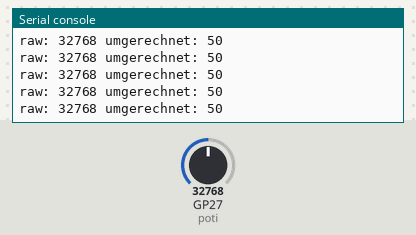
This program was run on a simulated Raspberry Pi Pico running CircuitPython. Parts: the last lines printed to the serial console. The inputs (shaded band) are chosen by the test bench; at power-on: GP27 (poti) = 32768 (analog values on the 0–65535 scale).

Above: at 1.2 s.
1.3 s: GP27 (poti) set to 45874
At 1.31 s:
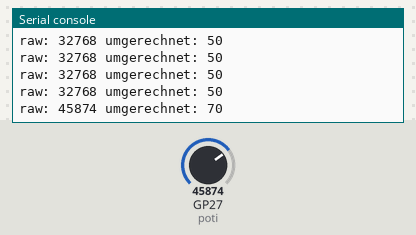
2.8 s: GP27 (poti) set to 57670
At 2.82 s:
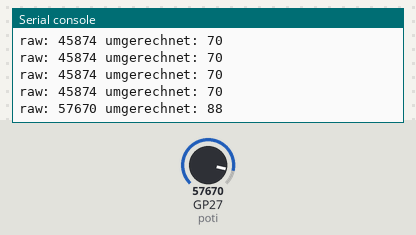
Timing chart, 0 to 5.8 s (numbered marks = the images above; inputs shaded):
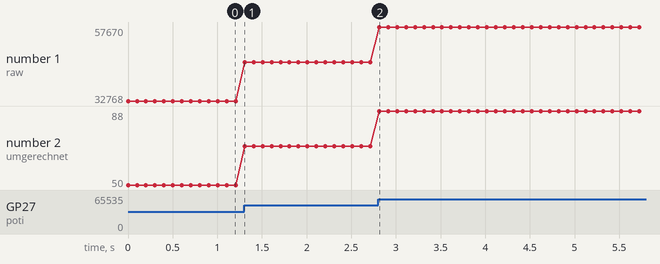

Measured:
- after the input at 1.3 s, the serial console: prints a new line at once (image 1)
- after the input at 2.8 s, the serial console: prints a new line at once (image 2)
- plotted number 1: 32768 → 45874 after the input at 1.3 s, 45874 → 57670 after the input at 2.8 s
- plotted number 2: 50 → 70 after the input at 1.3 s, 70 → 88 after the input at 2.8 s

The program:

03_analog_input.py
```python
## --------  ANALOG INPUT ---------- ##
#   tested with tinkertanks frisbee   #

import board, analogio, time
from adafruit_simplemath import map_range

poti=analogio.AnalogIn(board.GP27) 						# GP26=A0, GP27=A1 , GP28=A2

#SIMPLE:

while True:
    #Umrechnung auf Prozent:
    prozent = int(map_range(poti.value, 0, 2**16, 0, 101)) # umrechnung z.B. auf 0 bis 180
    print("raw:",poti.value,"umgerechnet:",prozent)
    time.sleep(0.1)


# BEISPIELE:

# Umrechnung auf 180° (für Servomotor)
print( int(map_range(poti.value, 0, 2**16, 0, 181)) )

# Umrechnung auf 0-100%
print( int(map_range(poti.value, 0, 2**16, 0, 101)) )
```
